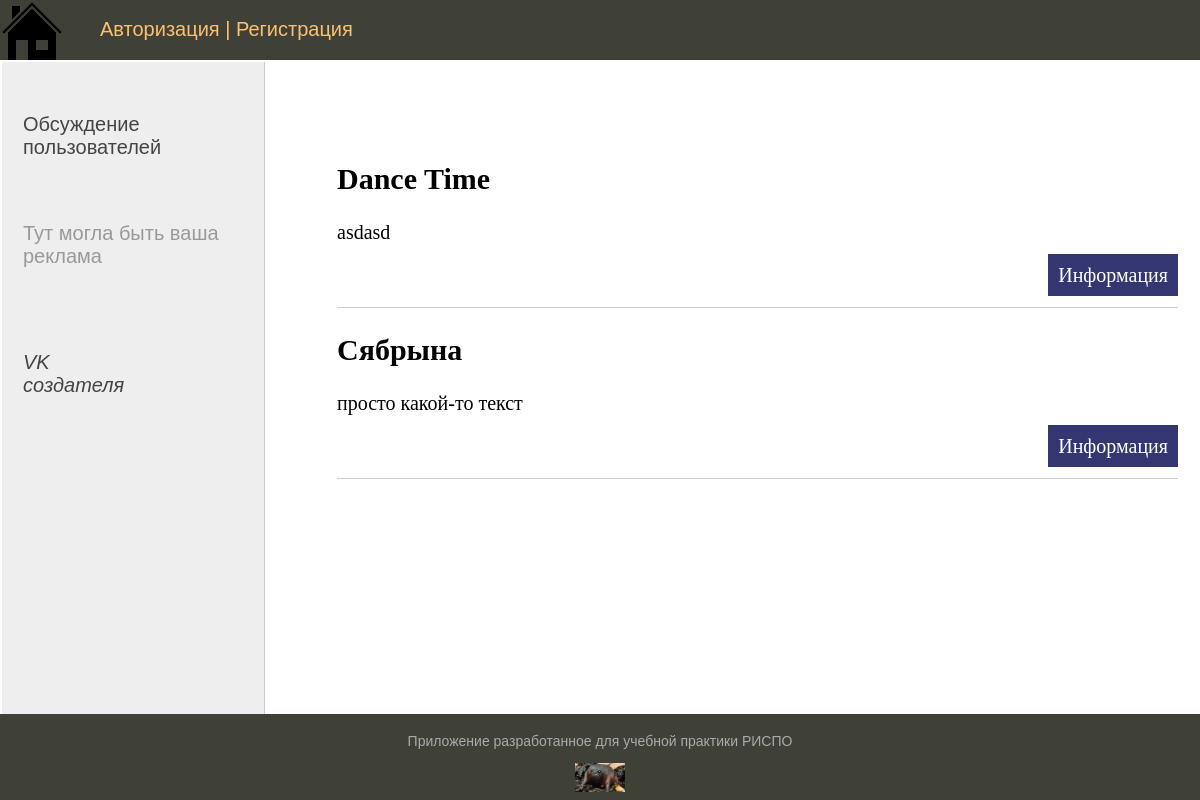
The app's page /groups/ with its own data.
### people_active/models.py (models this page shows, shortened)
class Groups(models.Model):
    name = models.CharField(max_length=30, db_index=True, verbose_name="Название")
    slug = models.SlugField(max_length=200, unique=True, db_index=True, verbose_name="URL")
    title = models.TextField(blank=True, verbose_name="Текст")
    def get_absolute_url(self):
        return reverse("show_group", kwargs={"group_slug": self.slug})
    class Meta:
        verbose_name_plural = "Группы"
        ordering = ["name"]

### people_active/views.py (the view)
# urls.py: path("groups/", ShowGroup.as_view(), name="groups"),
class ShowGroup(DataMixin, ListView):
    model = Groups
    template_name = "Group.html"
    context_object_name = "group"
    def get_queryset(self):
        return Activity.objects.filter(is_published=True)
    def get_context_data(self, *, object_list=None, **kwargs):
        context = super().get_context_data(**kwargs)
        data_mixin_def = self.get_user_context(title="Все группы")
        return context | data_mixin_def

### people_active/utils.py (called while the page is built)
    def get_user_context(self, **kwargs):
        context = kwargs
        groups = Groups.objects.all()
        user_menu = menu.copy()
        if not self.request.user.is_authenticated:
            user_menu.pop(2)
        context["menu"] = user_menu
        context["group"] = groups
        return context

### people_active/templates/Group.html (shortened to what this page needs)
{% extends 'base.html' %}
{% block content %}
<ul class="list-articles">
    {% for g in group %}
    <li>
        <h2>{{ g.name }}</h2>
        <p> {{ g.title|linebreaks|truncatewords:15}} </p>
        <p class="link-read-post"><a href="{{ g.get_absolute_url }}">Информация</a></p>
    </li>
    {% endfor %}
</ul>
{% endblock content %}

### people_active/static/people_active/css/styles.css (style rules this page uses)
html, body { font-family: 'Arial'; margin: 0; padding: 0; height: 100%; width: 100%; color: #444; }
a { color: #0059b2; text-decoration: none; }
p.link-read-post { text-align: right; }
p.link-read-post a { padding: 10px; min-width: 100px; background: #333671; color: #fff; text-decoration: none; }
ul.list-articles { list-style: none; margin: 0; padding: 0; }
ul.list-articles li { border-bottom: 1px solid #ccc; }

### records on screen
Groups: name "Dance Time", title "asdasd"
Groups: name "Сябрына", title "просто какой-то текст"
